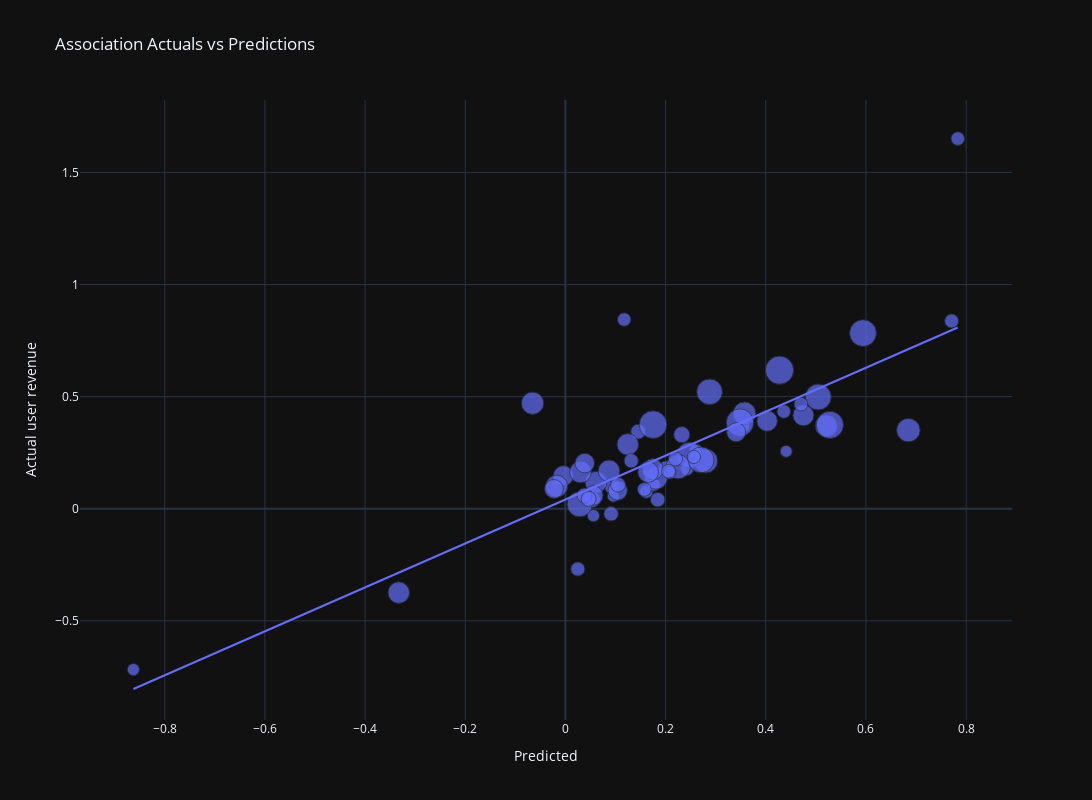

Notebook code for this chart:
### Code cell
pdf = pd.DataFrame({'y_test': ((agg_df_train['revenue_d7'].values - agg_df_train['withdraw_d7'].values)/agg_df_train['cost'].values + agg_df_train['d7_28_increase_api'].values), 'predictions': ((agg_df_train['revenue_d7'].values - agg_df_train['withdraw_d7'].values)/agg_df_train['cost'].values + predictions), 'installs': agg_df_train['te_installs']})
# 'y_test': agg_df_train['d7_28_increase_api'].values, 'predictions': agg_df_train['pred_7_28'], 'installs': agg_df_train['te_installs'], 'channel': agg_df_train['media_source']
# Create a scatter plot with size proportional to 'installs'
fig = px.scatter(pdf, x='predictions', y='y_test', title='Association Actuals vs Predictions', trendline='ols',
                 labels={'predictions': 'X-axis Label', 'y_test': 'Y-axis Label'},
                 template='plotly_dark',
                 hover_data=['predictions', 'y_test'],
                 size='installs',  # Set size proportional to 'installs'
                 )

# Customize the layout
fig.update_layout(
    width=1700,
    height=800,
    xaxis=dict(title_text='Predicted'),
    yaxis=dict(title_text='Actual user revenue'),
    legend=dict(title='Legend Title'),
    showlegend=True
)

# Show the plot
fig.show()

### Figure 1 — Plotly figure (JSON) as saved in the notebook; plotly's stock layout.template omitted (floating-point values rounded to 4 significant figures)
{"data": [{"hovertemplate": "X-axis Label=%{x}<br>Y-axis Label=%{y}<br>installs=%{marker.size}<extra></extra>", "legendgroup": "", "marker": {"color": "#636efa", "size": [147, 119, 142, 161, 123, 137, 159, 179, 150, 106, 171, 187, 213, 196, 203, 307, 470, 429, 424, 401, 448, 537, 615, 601, 542, 515, 479, 540, 648, 625, 585, 547, 386, 332, 379, 383, 364, 377, 408, 400, 313, 348, 381, 360, 347, 289, 309, 295, 116, 155, 145, 120, 166, 151, 133, 162, 171, 158, 148, 182, 155, 183, 163, 180], "sizemode": "area", "sizeref": 1.62, "symbol": "circle"}, "mode": "markers", "name": "", "orientation": "v", "showlegend": false, "type": "scatter", "x": [0.1617, 0.09556, 0.1763, 0.261, 0.05595, 0.243, 0.7711, 0.1452, 0.436, 0.3568, 0.1842, 0.201, 0.2324, 0.09354, 0.05409, 0.1044, 0.28, 0.1808, 0.3574, 0.5208, 0.6847, 0.2878, 0.3486, 0.528, 0.2477, 0.0284, 0.225, 0.2709, 0.4275, 0.175, 0.5941, 0.5048, 0.06105, -0.00415, 0.1245, 0.03012, 0.1743, -0.3327, -0.06566, -0.01766, 0.05559, 0.1651, 0.08708, 0.4751, 0.4026, -0.02285, 0.03861, 0.3409, 0.4407, 0.1574, 0.2563, -0.8625, 0.1314, 0.7833, 0.2083, 0.2196, 0.09116, 0.2058, 0.1173, 0.03803, 0.4702, 0.04637, 0.0248, 0.1051], "xaxis": "x", "y": [0.0763, 0.0563, 0.1073, 0.2567, -0.03098, 0.1772, 0.8373, 0.3435, 0.4333, 0.3683, 0.04035, 0.1794, 0.3302, 0.09891, 0.04094, 0.08095, 0.213, 0.138, 0.425, 0.3693, 0.3503, 0.5214, 0.384, 0.3738, 0.2387, 0.01988, 0.1873, 0.2176, 0.618, 0.375, 0.7833, 0.4983, 0.118, 0.1467, 0.2867, 0.1636, 0.1756, -0.3744, 0.4706, 0.1002, 0.05865, 0.1632, 0.1686, 0.4164, 0.3914, 0.08812, 0.2034, 0.3409, 0.2557, 0.086, 0.2308, -0.7176, 0.2137, 1.651, 0.1609, 0.2222, -0.02292, 0.1668, 0.8436, 0.05932, 0.4666, 0.04371, -0.269, 0.107], "yaxis": "y"}, {"hovertemplate": "<b>OLS trendline</b><br>y_test = 0.979742 * predictions + 0.0408151<br>R<sup>2</sup>=0.620514<br><br>X-axis Label=%{x}<br>Y-axis Label=%{y} <b>(trend)</b><extra></extra>", "legendgroup": "", "marker": {"color": "#636efa", "symbol": "circle"}, "mode": "lines", "name": "", "showlegend": false, "type": "scatter", "x": [-0.8625, -0.3327, -0.06566, -0.02285, -0.01766, -0.00415, 0.0248, 0.0284, 0.03012, 0.03803, 0.03861, 0.04637, 0.05409, 0.05559, 0.05595, 0.06105, 0.08708, 0.09116, 0.09354, 0.09556, 0.1044, 0.1051, 0.1173, 0.1245, 0.1314, 0.1452, 0.1574, 0.1617, 0.1651, 0.1743, 0.175, 0.1763, 0.1808, 0.1842, 0.201, 0.2058, 0.2083, 0.2196, 0.225, 0.2324, 0.243, 0.2477, 0.2563, 0.261, 0.2709, 0.28, 0.2878, 0.3409, 0.3486, 0.3568, 0.3574, 0.4026, 0.4275, 0.436, 0.4407, 0.4702, 0.4751, 0.5048, 0.5208, 0.528, 0.5941, 0.6847, 0.7711, 0.7833], "xaxis": "x", "y": [-0.8042, -0.2852, -0.02351, 0.01843, 0.02351, 0.03675, 0.06511, 0.06864, 0.07032, 0.07808, 0.07864, 0.08624, 0.09381, 0.09528, 0.09563, 0.1006, 0.1261, 0.1301, 0.1325, 0.1344, 0.1431, 0.1438, 0.1558, 0.1628, 0.1696, 0.1831, 0.1951, 0.1993, 0.2026, 0.2116, 0.2122, 0.2135, 0.218, 0.2213, 0.2377, 0.2425, 0.2449, 0.256, 0.2613, 0.2685, 0.2789, 0.2835, 0.292, 0.2966, 0.3062, 0.3151, 0.3227, 0.3748, 0.3823, 0.3904, 0.3909, 0.4353, 0.4596, 0.468, 0.4726, 0.5015, 0.5063, 0.5354, 0.5511, 0.5581, 0.6229, 0.7117, 0.7963, 0.8082], "yaxis": "y"}], "layout": {"height": 800, "legend": {"itemsizing": "constant", "title": {"text": "Legend Title"}, "tracegroupgap": 0}, "showlegend": true, "title": {"text": "Association Actuals vs Predictions"}, "width": 1700, "xaxis": {"anchor": "y", "domain": [0, 1], "title": {"text": "Predicted"}}, "yaxis": {"anchor": "x", "domain": [0, 1], "title": {"text": "Actual user revenue"}}}}
